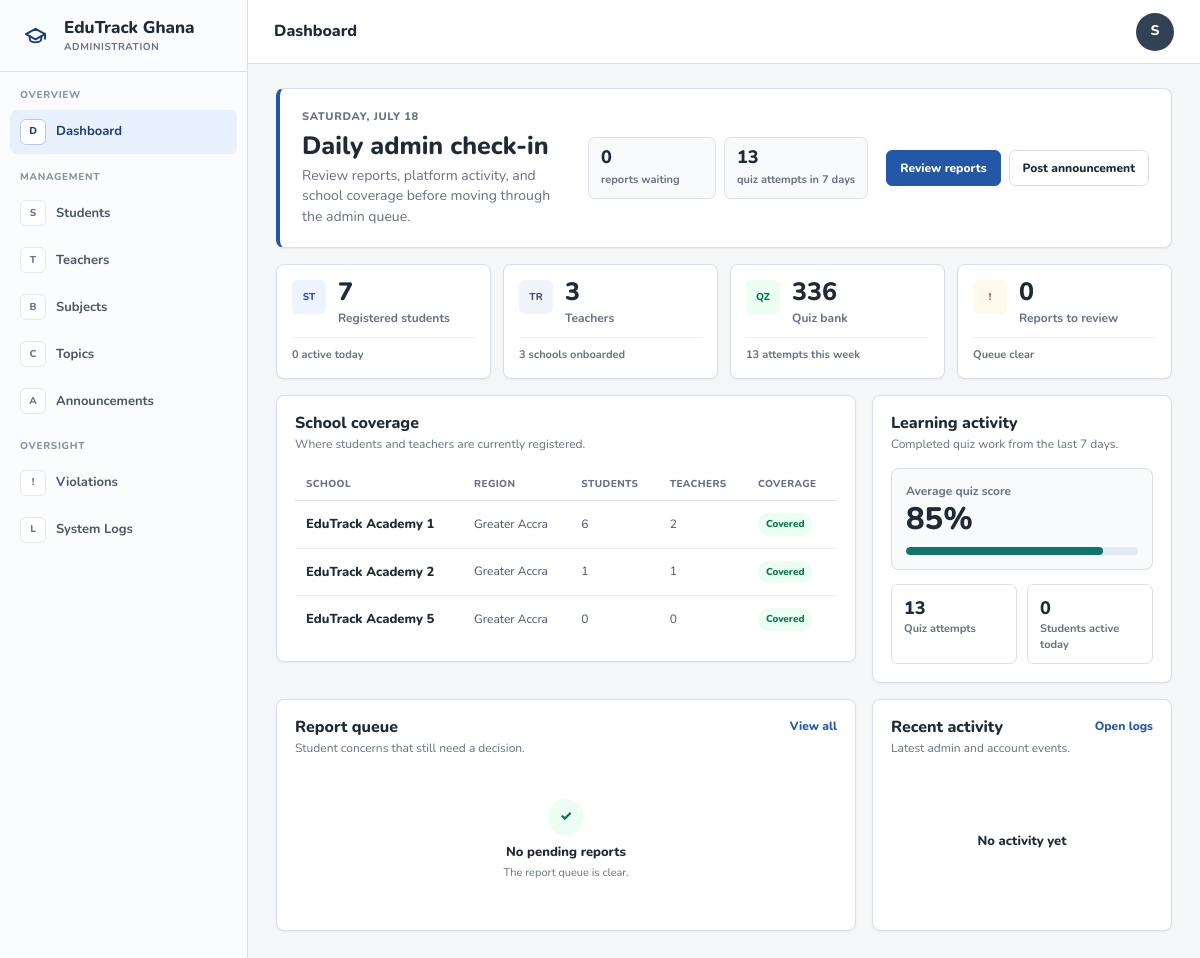
Page /admin/dashboard.php (signed in) on the committed database.
### tables this page shows
CREATE TABLE `schools` (
  `id` int(11) NOT NULL AUTO_INCREMENT,
  `name` varchar(200) NOT NULL,
  `region` varchar(100) NOT NULL,
  `district` varchar(100) NOT NULL,
  `created_at` timestamp NOT NULL DEFAULT current_timestamp(),
  PRIMARY KEY (`id`)
);

### config/db.php (called while the page is built, shortened)
<?php
function getDB(): PDO {
    static $pdo = null;
    if ($pdo === null) {
        try {
            $dsn = "mysql:host=" . DB_HOST . ";dbname=" . DB_NAME . ";charset=" . DB_CHARSET;
            $options = [
                PDO::ATTR_ERRMODE            => PDO::ERRMODE_EXCEPTION,
                PDO::ATTR_DEFAULT_FETCH_MODE => PDO::FETCH_ASSOC,
                PDO::ATTR_EMULATE_PREPARES   => false,
            ];
            $pdo = new PDO($dsn, DB_USER, DB_PASS, $options);
        } catch (PDOException $exception) {
            error_log('EduTrack database connection failed: ' . $exception->getMessage());
            http_response_code(500);
            exit('Database connection unavailable.');
        }
    }
    return $pdo;
}
function dbQuery(string $sql, array $params = []): \PDOStatement {
    $stmt = getDB()->prepare($sql);
    $stmt->execute($params);
    return $stmt;
}
function dbRows(string $sql, array $params = []): array {
    return dbQuery($sql, $params)->fetchAll();
}
function dbValue(string $sql, array $params = []): mixed {
    return dbQuery($sql, $params)->fetchColumn();
}

### admin/dashboard.php (the view, shortened to what this page needs)
<?php
$metrics = [
    'students' => (int)dbValue('SELECT COUNT(*) FROM students'),
    'teachers' => (int)dbValue('SELECT COUNT(*) FROM teachers'),
    'quizzes' => (int)dbValue('SELECT COUNT(*) FROM quizzes'),
    'pending_violations' => (int)dbValue("SELECT COUNT(*) FROM violation_reports WHERE status = 'Pending'"),
    'schools' => (int)dbValue('SELECT COUNT(*) FROM schools'),
    'active_today' => (int)dbValue('SELECT COUNT(*) FROM students WHERE last_login >= CURDATE()'),
    'weekly_attempts' => (int)dbValue('SELECT COUNT(*) FROM quiz_attempts WHERE completed_at IS NOT NULL AND completed_at >= DATE_SUB(NOW(), INTERVAL 7 DAY)'),
];
$weeklyAverage = (int)dbValue('SELECT COALESCE(ROUND(AVG(score)), 0) FROM quiz_attempts WHERE completed_at IS NOT NULL AND completed_at >= DATE_SUB(NOW(), INTERVAL 7 DAY)');
$recentLogs = dbRows('SELECT user_name, action, created_at FROM system_logs ORDER BY created_at DESC LIMIT 6');
$pendingReports = dbRows("
    SELECT vr.id, vr.violation_type, vr.created_at, vr.is_anonymous, s.full_name
    FROM violation_reports vr
    LEFT JOIN students s ON s.id = vr.student_id
    WHERE vr.status = 'Pending'
    ORDER BY vr.created_at DESC
    LIMIT 5
");
$schoolSummary = dbRows('
    SELECT sc.id, sc.name, sc.region,
           COUNT(DISTINCT st.id) AS students,
           COUNT(DISTINCT te.id) AS teachers
    FROM schools sc
    LEFT JOIN students st ON st.school_id = sc.id
    LEFT JOIN teachers te ON te.school_id = sc.id
    GROUP BY sc.id, sc.name, sc.region
    ORDER BY students DESC, sc.name ASC
');
$adminName = trim((string)($_SESSION['user_name'] ?? 'System Admin')) ?: 'System Admin';
$adminInitial = strtoupper(substr($adminName, 0, 1));
?>
<!DOCTYPE html>
<html lang="en">
<head>
    <link href="https://cdn.jsdelivr.net/npm/bootstrap@5.3.2/dist/css/bootstrap.min.css" rel="stylesheet">
    <link href="<?= BASE_URL ?>/assets/css/admin-dashboard.css?v=<?= filemtime(__DIR__ . '/../assets/css/admin-dashboard.css') ?>" rel="stylesheet">
</head>
<body class="admin-body">
<aside class="admin-sidebar" id="adminSidebar">
    <a class="admin-brand" href="dashboard.php">
        <span class="admin-brand-mark" aria-hidden="true">
            <svg viewBox="0 0 24 24" role="img" focusable="false">
                <path d="M22 10.5 12 5 2 10.5 12 16l10-5.5Z"></path>
                <path d="M6 12.7v3.1c0 1.8 2.7 3.2 6 3.2s6-1.4 6-3.2v-3.1"></path>
                <path d="M22 10.5v5"></path>
            </svg>
        </span>
        <span><strong>EduTrack Ghana</strong><small>Administration</small></span>
    </a>
    <nav class="admin-nav" aria-label="Admin navigation">
        <span class="admin-nav-label">Overview</span>
        <a class="active" href="dashboard.php"><span>D</span>Dashboard</a>
        <span class="admin-nav-label">Management</span>
        <a href="students.php"><span>S</span>Students</a>
        <a href="teachers.php"><span>T</span>Teachers</a>
        <a href="subjects.php"><span>B</span>Subjects</a>
        <a href="topics.php"><span>C</span>Topics</a>
        <a href="announcements.php"><span>A</span>Announcements</a>
        <span class="admin-nav-label">Oversight</span>
        <a href="violations.php"><span>!</span>Violations<?php if ($metrics['pending_violations']): ?><b><?= $metrics['pending_violations'] ?></b><?php endif; ?></a>
        <a href="logs.php"><span>L</span>System Logs</a>
    </nav>
</aside>
<main class="admin-main">
    <header class="admin-topbar">
        <div class="admin-topbar-title">Dashboard</div>
        <div class="dropdown">
            <button class="admin-avatar dropdown-toggle" type="button" data-bs-toggle="dropdown" aria-expanded="false" aria-label="Open account menu">
                <?= htmlspecialchars($adminInitial) ?>
            </button>
        </div>
    </header>
    <div class="admin-content">
        <section class="admin-hero" aria-labelledby="adminDashboardTitle">
            <div class="admin-hero-copy">
                <span class="admin-eyebrow"><?= date('l, F j') ?></span>
                <h1 id="adminDashboardTitle">Daily admin check-in</h1>
                <p>Review reports, platform activity, and school coverage before moving through the admin queue.</p>
            </div>
            <div class="admin-hero-summary" aria-label="Current queue">
                <div><strong><?= number_format($metrics['pending_violations']) ?></strong><span>reports waiting</span></div>
                <div><strong><?= number_format($metrics['weekly_attempts']) ?></strong><span>quiz attempts in 7 days</span></div>
            </div>
            <div class="admin-hero-actions">
                <a href="violations.php" class="btn btn-light">Review reports</a>
                <a href="announcements.php" class="btn btn-outline-light">Post announcement</a>
            </div>
        </section>
        <section class="admin-metrics" aria-label="Platform overview">
            <a class="admin-metric" href="students.php">
                <span class="admin-metric-icon blue">ST</span>
                <span><strong><?= number_format($metrics['students']) ?></strong><small>Registered students</small></span>
                <em><?= $metrics['active_today'] ?> active today</em>
            </a>
            <a class="admin-metric" href="teachers.php">
                <span class="admin-metric-icon slate">TR</span>
                <span><strong><?= number_format($metrics['teachers']) ?></strong><small>Teachers</small></span>
                <em><?= $metrics['schools'] ?> schools onboarded</em>
            </a>
            <a class="admin-metric" href="subjects.php">
                <span class="admin-metric-icon green">QZ</span>
                <span><strong><?= number_format($metrics['quizzes']) ?></strong><small>Quiz bank</small></span>
                <em><?= $metrics['weekly_attempts'] ?> attempts this week</em>
            </a>
            <a class="admin-metric <?= $metrics['pending_violations'] ? 'needs-attention' : '' ?>" href="violations.php">
                <span class="admin-metric-icon orange">!</span>
                <span><strong><?= number_format($metrics['pending_violations']) ?></strong><small>Reports to review</small></span>
                <em><?= $metrics['pending_violations'] ? 'Start with the report queue' : 'Queue clear' ?></em>
            </a>
        </section>
        <section class="admin-grid">
            <div class="admin-panel admin-panel-wide">
                <div class="admin-panel-header">
                    <div><h2>School coverage</h2><p>Where students and teachers are currently registered.</p></div>
                </div>
                <div class="table-responsive">
                    <table class="admin-table">
                        <thead><tr><th>School</th><th>Region</th><th>Students</th><th>Teachers</th><th>Coverage</th></tr></thead>
                        <tbody>
                        <?php foreach ($schoolSummary as $school): ?>
                            <?php $hasCoverage = (int)$school['teachers'] > 0 || (int)$school['students'] === 0; ?>
                            <tr>
                                <td><strong><?= htmlspecialchars($school['name']) ?></strong></td>
                                <td><?= htmlspecialchars($school['region']) ?></td>
                                <td><?= number_format((int)$school['students']) ?></td>
                                <td><?= number_format((int)$school['teachers']) ?></td>
                                <td><span class="admin-status <?= $hasCoverage ? 'ok' : 'warning' ?>"><?= $hasCoverage ? 'Covered' : 'Teacher needed' ?></span></td>
                            </tr>
                        <?php endforeach; ?>
                        </tbody>
                    </table>
                </div>
            </div>
            <div class="admin-panel">
                <div class="admin-panel-header">
                    <div><h2>Learning activity</h2><p>Completed quiz work from the last 7 days.</p></div>
                </div>
                <div class="admin-weekly-score">
                    <div class="admin-weekly-primary">
                        <span>Average quiz score</span>
                        <strong><?= $weeklyAverage ?>%</strong>
                        <div class="admin-score-bar" aria-hidden="true"><span style="width: <?= min(100, $weeklyAverage) ?>%"></span></div>
                    </div>
                    <div class="admin-weekly-facts">
                        <div><strong><?= number_format($metrics['weekly_attempts']) ?></strong><span>Quiz attempts</span></div>
                        <div><strong><?= number_format($metrics['active_today']) ?></strong><span>Students active today</span></div>
                    </div>
                </div>
            </div>
            <div class="admin-panel">
                <div class="admin-panel-header">
                    <div><h2>Report queue</h2><p>Student concerns that still need a decision.</p></div>
                    <a href="violations.php">View all</a>
                </div>
                <?php if (!$pendingReports): ?>
                    <div class="admin-empty"><span>&#10003;</span><strong>No pending reports</strong><p>The report queue is clear.</p></div>
                <?php endif; ?>
            </div>
            <div class="admin-panel admin-panel-wide">
                <div class="admin-panel-header">
                    <div><h2>Recent activity</h2><p>Latest admin and account events.</p></div>
                    <a href="logs.php">Open logs</a>
                </div>
                <?php if (!$recentLogs): ?>
                    <div class="admin-empty"><strong>No activity yet</strong></div>
                <?php endif; ?>
            </div>
        </section>
    </div>
</main>
</body>
</html>

### rows in the picture
schools: name "EduTrack Academy 1", region "Greater Accra", students "6", teachers "2"
schools: name "EduTrack Academy 2", region "Greater Accra", students "1", teachers "1"
schools: name "EduTrack Academy 5", region "Greater Accra", students "0", teachers "0"

### other values in the picture
$adminInitial "S"
$metrics['pending_violations'] "0"
$metrics['weekly_attempts'] "13"
$metrics['students'] "7"
$metrics['active_today'] "0"
$metrics['teachers'] "3"
$metrics['schools'] "3"
$metrics['quizzes'] "336"
$weeklyAverage "85"
